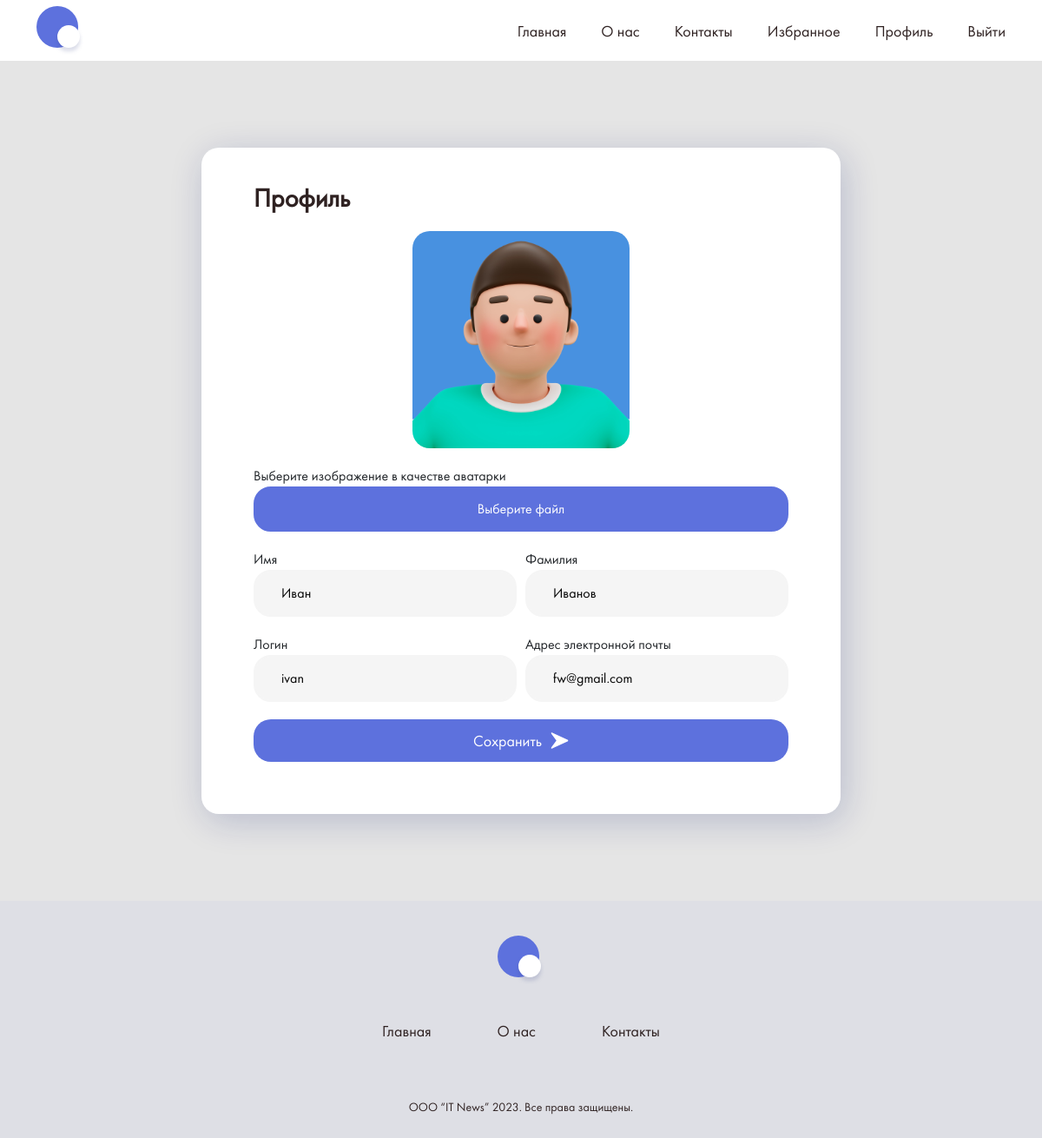
/profile/ (signed in), run on the app's committed database.
### users/models.py (models this page shows)
class User(AbstractUser):
    image = models.ImageField(upload_to="users_images", null=True, blank=True)

### users/views.py (the view)
# urls.py: path('profile/', profile, name='profile'),
def profile(request):
    if request.method == 'POST':
        form = UserProfileForm(instance=request.user, data=request.POST, files=request.FILES)
        if form.is_valid():
            form.save()
            return redirect('profile')
    else:
        form = UserProfileForm(instance=request.user)
    context = {
        'title': 'Профиль | IT News',
        'form': form
    }
    return render(request, 'users/profile.html', context=context)

### users/forms.py
class UserProfileForm(UserChangeForm):
    first_name = forms.CharField(widget=forms.TextInput(attrs={
        'placeholder': 'Введите имя'
    }))
    last_name = forms.CharField(widget=forms.TextInput(attrs={
        'placeholder': 'Введите фамилию'
    }))
    image = forms.ImageField(widget=forms.FileInput(attrs={
        'class': 'profile-field-image'
    }), required=False)
    username = forms.CharField(widget=forms.TextInput(attrs={
        'readonly': True
    }))
    email = forms.CharField(widget=forms.EmailInput(attrs={
        'readonly': True
    }))
    class Meta:
        model = User
        fields = ['first_name', 'last_name', 'image', 'username', 'email']

### users/templates/users/profile.html (shortened to what this page needs)
{% extends 'articles/base.html' %}
{% load static %}
{% block css %}
    <link rel="stylesheet" href="{% static 'css/profile.css' %}">
{% endblock %}
{% block main %}
    <div class="container">
        <div class="row justify-content-center">
            <div class="col-lg-8 col-12 align-self-center">
                <div class="info-content">
                    <h2 class="article"><b>Профиль</b></h2>
                    <div class="avatar">
                        <img class="profile-image"
                             src="{% if user.image %} {{ user.image.url }} {% else %} {% static 'image/avatar.jpg' %} {% endif %}"
                             alt="">
                    </div>
                    <form class="profile-content" action="{% url 'profile' %}" method="post"
                          enctype="multipart/form-data">
                        <div class="profile-avatar">
                            <label for="{{ form.image.id_for_label }}">
                                <span class="label-text">Выберите изображение в качестве аватарки</span>
                                <span class="input-file-btn">
                                    Выберите файл</span>
                            </label>
                        </div>
                        <div class="profile-info">
                            <div>
                                <label for="{{ form.first_name.id_for_label }}">Имя</label>
                                {{ form.first_name }}
                            </div>
                            <div>
                                <label for="{{ form.last_name.id_for_label }}">Фамилия</label>
                                {{ form.last_name }}
                            </div>
                        </div>
                        <div class="profile-info read-info">
                            <div>
                                <label for="{{ form.username.id_for_label }}">Логин</label>
                                {{ form.username }}
                            </div>
                            <div>
                                <label for="{{ form.email.id_for_label }}">Адрес электронной почты</label>
                                {{ form.email }}
                            </div>
                        </div>
                        <button type="submit">
                            <div class="send">Сохранить</div>
                            <img src="{% static 'image/arrow-right.svg' %}" alt="">
                        </button>
                    </form>
                </div>
            </div>
        </div>
    </div>
{% endblock %}

### static/css/base.css (style rules this page uses)
body { background: #E5E5E5; font-family: 'Futura PT'; }

### static/css/profile.css (style rules this page uses)
.info-content { max-width: 800px; margin: 100px auto; background: #FFFFFF; box-shadow: 4px 8px 40px rgba(8, 24, 111, 0.2); border-radius: 20px; padding: 0px 60px 60px 60px; }
.article { font-size: 30px; color: #2F2222; padding-top: 40px; margin-bottom: 20px; }
.profile-content { display: flex; flex-direction: column; gap: 20px; }
.avatar { width: 250px; height: 250px; margin: 0 auto; margin-bottom: 20px; }
.profile-image { width: 100%; height: 100%; border-radius: 20px; }
.info-content button { display: flex; flex-wrap: nowrap; justify-content: center; align-items: center; gap: 10px; border: none; background: #5D71DD; border-radius: 20px; height: 49px; }
.info-content button { font-size: 18px; color: #FFFFFF; }
.info-content input { padding: 13px 32px 13px 30px; background: #F5F5F5; border: 2px solid #F5F5F5; border-radius: 20px; }
.profile-info { display: flex; flex-wrap: wrap; gap: 10px; justify-content: space-between; }
.profile-info div { flex-grow: 1; }
.profile-info div label, .profile-avatar label { display: block; width: 100%; }
.profile-info div input { display: inline-block; width: 100%; }
.profile-avatar { display: inline-block; width: 100%; }
.profile-avatar .label-text { margin-right: 20px; }
.input-file-btn { position: relative; display: inline-block; cursor: pointer; outline: none; text-decoration: none; font-size: 16px; width: 100%; vertical-align: middle; color: rgb(255 255 255); text-align: center; border-radius: 20px; background-color: #5D71DD; line-height: 22px; padding: 13px 0; box-sizing: border-box; border: 2px solid #5D71DD; margin: 0; transition: background-color 0.2s; }

### data on the page
User: first_name "Иван", last_name "Иванов", username "ivan", email "fw@gmail.com"
